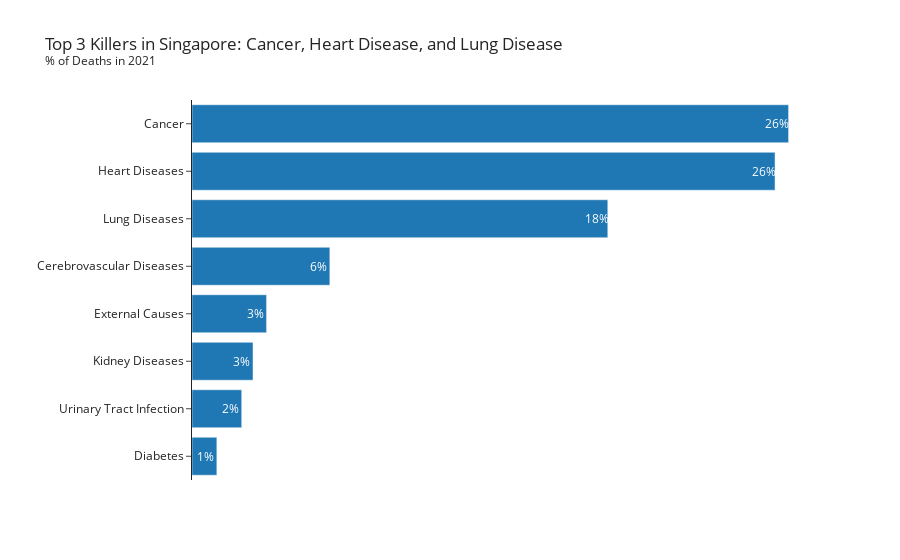

Notebook code cell kept with this figure:
### Markdown cell above
### Top Causes of Death

### Code cell
plot_deaths()

### Figure 1 — Plotly figure (JSON) as saved in the notebook; plotly's stock layout.template omitted (floating-point values rounded to 4 significant figures)
{"data": [{"alignmentgroup": "True", "hovertemplate": "percentage_deaths=%{x}<br>disease_condition=%{y}<extra></extra>", "legendgroup": "", "marker": {"color": "#1F77B4", "pattern": {"shape": ""}}, "name": "", "offsetgroup": "", "orientation": "h", "showlegend": false, "textposition": "auto", "type": "bar", "x": [1.1, 2.2, 2.7, 3.3, 6.1, 18.4, 25.8, 26.4], "xaxis": "x", "y": ["Diabetes", "Urinary Tract Infection", "Kidney Diseases", "External Causes", "Cerebrovascular Diseases", "Lung Diseases", "Heart Diseases", "Cancer"], "yaxis": "y"}], "layout": {"annotations": [{"font": {"color": "white"}, "showarrow": false, "text": "1%", "x": 0.6, "y": "Diabetes"}, {"font": {"color": "white"}, "showarrow": false, "text": "2%", "x": 1.7, "y": "Urinary Tract Infection"}, {"font": {"color": "white"}, "showarrow": false, "text": "3%", "x": 2.2, "y": "Kidney Diseases"}, {"font": {"color": "white"}, "showarrow": false, "text": "3%", "x": 2.8, "y": "External Causes"}, {"font": {"color": "white"}, "showarrow": false, "text": "6%", "x": 5.6, "y": "Cerebrovascular Diseases"}, {"font": {"color": "white"}, "showarrow": false, "text": "18%", "x": 17.9, "y": "Lung Diseases"}, {"font": {"color": "white"}, "showarrow": false, "text": "26%", "x": 25.3, "y": "Heart Diseases"}, {"font": {"color": "white"}, "showarrow": false, "text": "26%", "x": 25.9, "y": "Cancer"}], "barmode": "relative", "legend": {"tracegroupgap": 0}, "title": {"text": "Top 3 Killers in Singapore: Cancer, Heart Disease, and Lung Disease<br><sup>% of Deaths in 2021</sup>"}, "xaxis": {"anchor": "y", "domain": [0, 1], "title": {"text": "percentage_deaths"}, "visible": false}, "yaxis": {"anchor": "x", "domain": [0, 1], "title": {"text": ""}}}}
